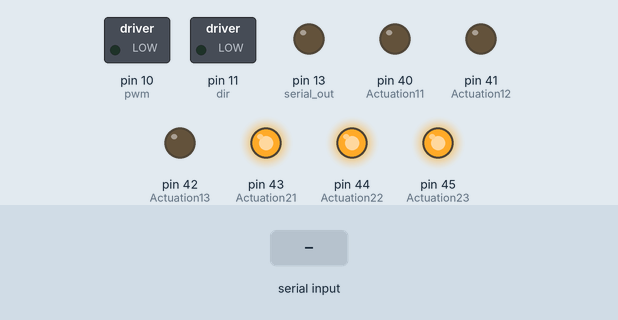
This sketch was run on a simulated Arduino Mega 2560, built with avr-gcc and run on an emulated ATmega2560. Shown: switched loads named in the sketch (green lamp = pin HIGH), output pins drawn as LEDs (lit = HIGH). Inputs (shaded band) come from the test bench. What the sketch prints to the serial monitor is not drawn.

Above: at 1.2 s.
1.3 s: "#\n" received over Serial
Timing chart, 0 to 4.3 s (numbered marks = the images above; inputs shaded):
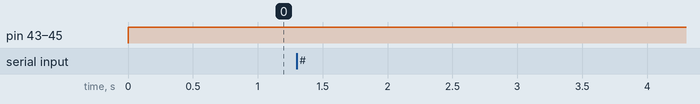

Measured:
- after the input at 1.3 s, every drawn part: stays the same

The sketch:

serial_read.ino
```cpp
/* Serial read from pi*/
         /*for driving motor*/
#define dir 11
#define pwm 10
//encoder pins
#define encoderPin1 4
#define encoderPin2 3
//actuator pins to ULN
#define Actuation11 40
#define Actuation12 41
#define Actuation13 42
#define Actuation21 43
#define Actuation22 44
#define Actuation23 45
#define sensor 46

#include <Stepper.h>
//#include <SoftwareSerial.h>
//SoftwareSerial mySerial(0,1);  //rx,tx

const int stepsPerRevolution = 200;
int step0 = 0;          //initial stepper step count
String inStringX = "";
String inStringY = "";
String inStringC = "";
int x = 0;       //x coordinate of the pixel
int y = 0;       //y coordinate of the pixel
int c = 0;       //value of present color
int c1 = 0;      //for storing previous value of color
int y1 = 0;      //for storing previous value of y coordinate
char d = "";
int i = 0;
int bump = 0;

Stepper myStepper1(stepsPerRevolution, 30, 31, 32, 33);           //for changing color
Stepper myStepper2(stepsPerRevolution, 8, 9);                   //for y coordinate

void ActuationOff(void);
void back(void);
void ActuationOn(void);

void setup() {
  Serial.begin(115200);
  while (!Serial){
    ;//wait for serial port to connect.
  }
  Serial.println('A');
  Serial.begin(115200);
  //Serial.println("Hello");
  //pinMode(13,OUTPUT);    //serial out
  pinMode(LED_BUILTIN,OUTPUT);
  //setting stepper speed
  myStepper1.setSpeed(60);
  myStepper2.setSpeed(60);

  //defining pin mode for ULN pins
  pinMode(Actuation11,OUTPUT);
  pinMode(Actuation12,OUTPUT);
  pinMode(Actuation13,OUTPUT);
  pinMode(Actuation21,OUTPUT);
  pinMode(Actuation22,OUTPUT);
  pinMode(Actuation23,OUTPUT);

  //defining pin mode for driving motor pins
  pinMode(dir, OUTPUT);
  pinMode(pwm, OUTPUT);

  //defining pin mode for bump sensor
  pinMode(sensor, INPUT);
}

void loop() {
  ActuationOff();                                  //initially markers not in contact
   //Read serial data
  while(Serial.available()>0){
    int inChar = Serial.read();
    d = char(inChar);
    if(isDigit(inChar)&& i==0){
      //convert the incoming byte to char and add it to the string
      inStringX += d;
    }
    if(d=='#'){
      if(i==0){
        i = 1;
        inChar = Serial.read();
        d = char(inChar);
      }
      else{
        i = 2;
        inChar = Serial.read();
        d = char(inChar);
      }
    }
    if(isDigit(inChar)&&i==1){
      inStringY += d;
    }
    if(isDigit(inChar)&&i==2){
      inStringC += d;
    }
    if(inChar == '\n'){
      x = inStringX.toInt();
      y = inStringY.toInt();
      c = inStringC.toInt();

      Serial.print("Start ");
      Serial.print(x);
      Serial.print(" ");
      Serial.print(y);
      Serial.print(" ");
      Serial.print(c);

      //mov(x,y);
      inStringX = "";
      inStringY = "";
      inStringC = "";
      i = 0;
      int y0 = y-y1;
      if(y0==0){
        continue;
      }
      else{
        back();
        myStepper2.step(100);
      }

      color(c,x);

      c1 = c;
      y1 = y;

      Serial.println('A');
      //Serial.write('A');
      delay(200);
    }
  }
}

void color(int c,int x){
  int step1 = c*1000;
  int stepIN = step1-step0;
  int c0 = c1-c;
  if(c==5){
    ActuationOff();               //markers not in contact when color is white
    //continue printing
  }
  else{
  if(c0==0){
    ActuationOn();                //marker in contact with wall
    //continue printing
  }
  else{
    ActuationOff();               //marker wall contact break
    //stepper action
    myStepper1.step(stepIN);      //setting marker color
    delay(1500);
    ActuationOn();                //markers in contact with wall
    //continue printing
  }
step0 = stepIN;
}
}

void ActuationOn(void){
  digitalWrite(Actuation11,HIGH);
  digitalWrite(Actuation12,HIGH);
  digitalWrite(Actuation13,HIGH);
  digitalWrite(Actuation21,LOW);
  digitalWrite(Actuation22,LOW);
  digitalWrite(Actuation23,LOW);
}

void ActuationOff(void){
  digitalWrite(Actuation11,LOW);
  digitalWrite(Actuation12,LOW);
  digitalWrite(Actuation13,LOW);
  digitalWrite(Actuation21,HIGH);
  digitalWrite(Actuation22,HIGH);
  digitalWrite(Actuation23,HIGH);
}
void back(void){
  digitalWrite(dir,LOW);
  while(bump != HIGH){
    bump = analogRead(sensor);
    analogWrite(pwm,60);
  }
}
```
